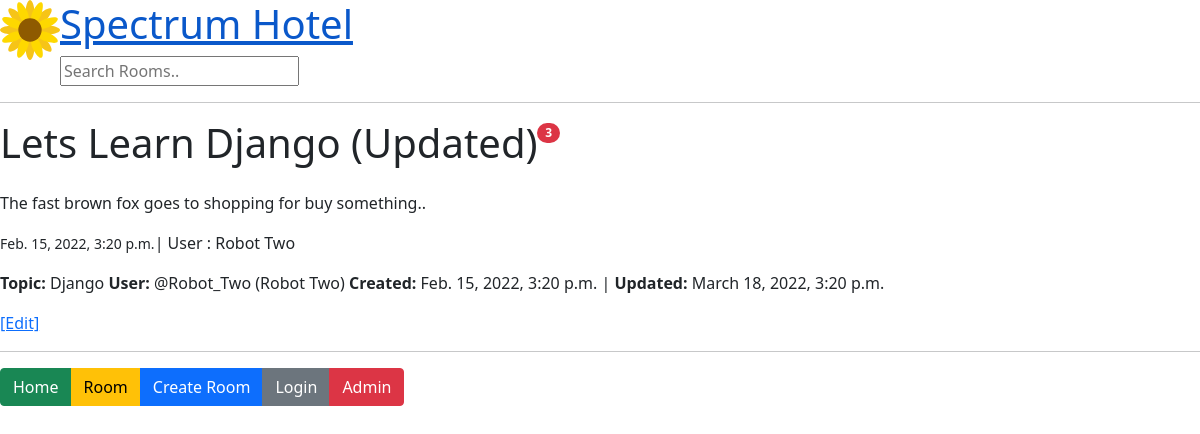
/oda_link/3/, run on the app's committed database.
### base/models.py (models this page shows, shortened)
class Room(models.Model):
    host = models.ForeignKey(User, on_delete=models.SET_NULL, null=True)
    topic = models.ForeignKey(Topic, on_delete=models.SET_NULL, null=True)
    name = models.CharField(max_length=50)
    description = models.TextField(null=True, blank=True)
    updated = models.DateTimeField(auto_now=True)
    created = models.DateTimeField(auto_now_add=True)
    class Meta:
        ordering = ['-updated', '-created']

class Topic(models.Model):
    name = models.CharField(max_length=200)

### base/views.py (the view)
def room(request, room_id_in_url):
    oda = Room.objects.get(id=room_id_in_url)
    icerik = {'oda_in_view': oda}
    return render(request, 'base/room.html', icerik)

### base/templates/base/room.html
{% extends "main.html" %}
{% block content %}
<div><h1 style="float:left">{{oda_in_view.name}}</h1><span class="badge rounded-pill bg-danger" >{{oda_in_view.id}}</span></div>
<br/> <br/>
<div style="float:none">
<p >{{oda_in_view.description}}</p>
<p><small>{{oda_in_view.created}}</small>| User : {{oda_in_view.host.first_name}} {{oda_in_view.host.last_name}}</p>
<p><strong>Topic:</strong> {{oda_in_view.topic.name}} <span><strong>User:</strong> @{{oda_in_view.host.username}} ({{oda_in_view.host.first_name}} {{oda_in_view.host.last_name}})</span>
        <strong>Created:</strong> {{oda_in_view.created}} | <strong>Updated:</strong> {{oda_in_view.updated}}
        </p>
<p><a href="{% url 'update-room_in_urls' oda_in_view.id %}">[Edit]</a></p>
</div>
{% endblock %}

### data on the page
Room: name "Lets Learn Django (Updated)", id "3", description "The fast brown fox goes to shopping for buy something..", created "Feb. 15, 2022, 3:20 p.m.", host.first_name "Robot", host.last_name "Two", topic.name "Django", host.username "Robot_Two", updated "March 18, 2022, 3:20 p.m."
